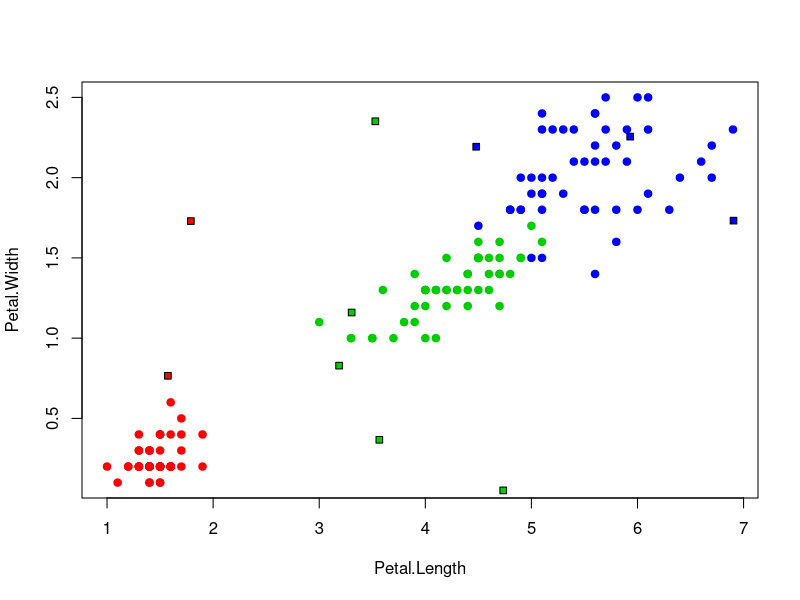

The R script that drew this image:
colors <- c("setosa" = "red", "versicolor" = "green3",
            "virginica" = "blue")
plot(iris[, 3:4], pch = 21, bg = colors[iris$Species],
     col = colors[iris$Species])


euclideanDistance <- function(u, v)
{
  sqrt(sum((u - v)^2))
}


sortObjectsByDist <- function(xl, z)
{
  l <- dim(xl)[1]
  n <- dim(xl)[2] - 1
  
  distances <- matrix(NA, l, 2)
  
  for (i in 1:l)
  {
    distances[i, ] <- c(i, euclideanDistance(xl[i, 1:n], z))
  }
  
  
  orderedXl <- xl[order(distances[, 2]), ]
  
  return (orderedXl);
}


KNN <- function(xl, z,k)
{
  
  n <- dim(xl)[2] - 1
  
  
  classes <- xl[1:k, n + 1]

  counts <- table(classes)
  class <- names(which.max(counts))
  
  return (class)
}



LOO <- function(xl){
  l = dim(xl)[1]
  c = dim(xl)[2]
  Err = matrix(0, l-1, 1)
  for (i in 1:l){
    z = xl[i, 1:c-1]
    new_xl = xl[-i, ]
    new_xl = sortObjectsByDist(new_xl,z)
    for (k in 1:l-1){
        class <- KNN(new_xl, z,k)
        if (class != xl[i,c]){
          Err[k] = Err[k] + 1
        }
    }
  }

  return (Err)
}



xl <- iris[, 3:5]
loo = LOO(xl)
k = which.min(loo)

for (i in 1:10){
  x1 <- runif(1, 1.0, 7.0)
  x2 <- runif(1, 0, 2.5)
  z <- c(x1,x2)
  orderedXl <- sortObjectsByDist(xl, z)
  class <- KNN(orderedXl, z,k)
  points(z[1], z[2], pch = 22, bg = colors[class])
}






